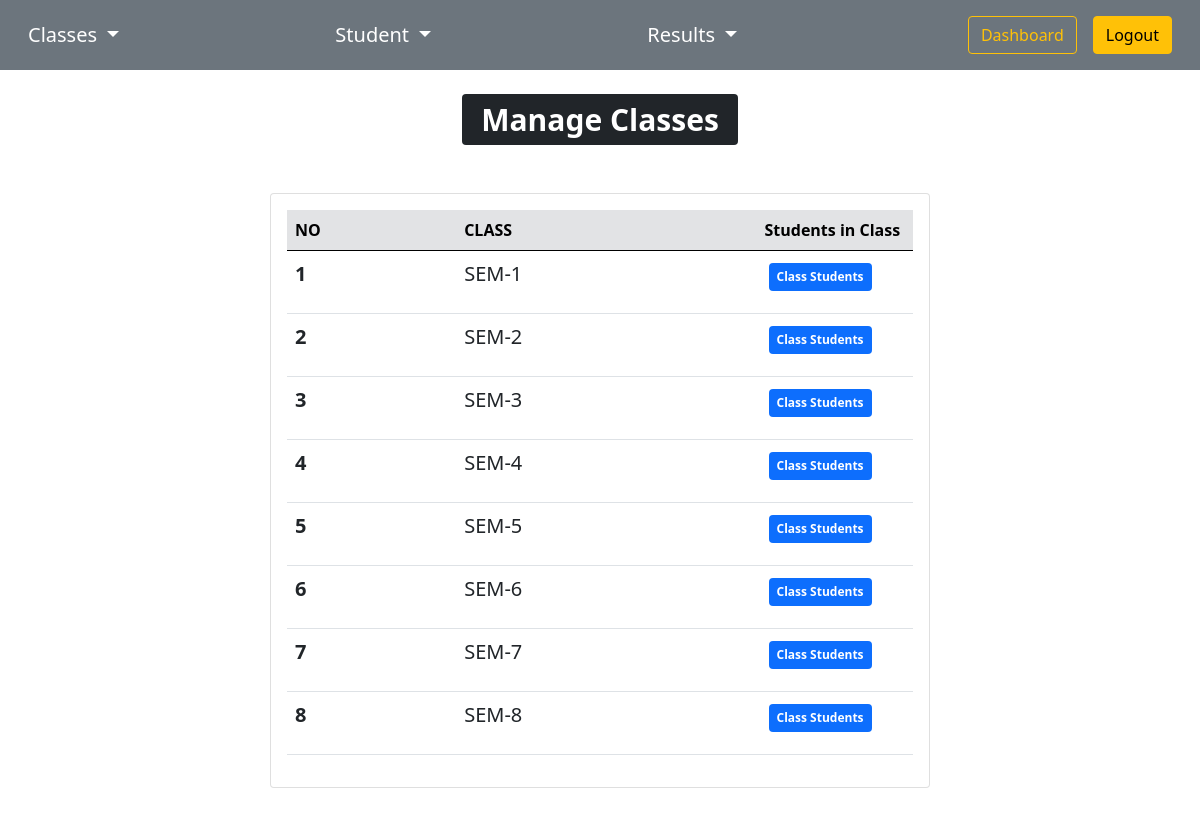
The page /manage_classes.php (signed in) on the database its author committed.
### tables this page shows
CREATE TABLE `class` (
  `name` varchar(30) NOT NULL,
  `id` int(3) NOT NULL
);

### manage_classes.php (the view, shortened to what this page needs)
<!doctype html>
<html lang="en">
<head>
    <link href="https://cdn.jsdelivr.net/npm/bootstrap@5.0.1/dist/css/bootstrap.min.css" rel="stylesheet">
</head>
<body>
    <center>
        <?php
        include('init.php');
        $sql = "SELECT `name`, `id` FROM `class`";
        $result = mysqli_query($conn, $sql);
        echo '<h1><span class="badge bg-dark m-4">Manage Classes</span></h1>';
        if (mysqli_num_rows($result) > 0) {
            echo '<div class="card mt-4 mb-5" style="width:55%;">
            <div class="card-body">';
            echo
            '<table class="table">
                <thead class="table-secondary">
                    <th>NO</th>
                    <th>CLASS</th>
                    <th style="width:25%;">Students in Class</th>
                </thead>';
            echo '<tbody>';
            while ($row = mysqli_fetch_array($result)) {
                echo "<tr>";
                echo "<td> <p class='fs-5'><b>" . $row['id'] . "</b></p></td>";
                echo "<td><p class='fs-5'>" . $row['name'] . "</p></td>";
                echo "<td><a href='student_list.php?cn=" . $row['name'] . "'><span class='badge bg-primary m-1 p-2'>Class Students</span></a></td>";
                echo "</tr>";
            }
            echo
            '</tbody>
            </table>
            </div>
            </div>';
        } else {
            echo "No Classes Available";
        }
        ?>
    </center>
</body>
</html>

### manage_classes.php (style rules this page uses)
body { background-image: url("Images/bg3.jpg"); background-repeat: no-repeat; background-size: 100% 100%; -webkit-background-size: cover; -moz-background-size: cover; -o-background-size: cover; background-size: cover; }

### rows shown on the page
class: id "1", name "SEM-1"
class: id "2", name "SEM-2"
class: id "3", name "SEM-3"
class: id "4", name "SEM-4"
class: id "5", name "SEM-5"
class: id "6", name "SEM-6"
class: id "7", name "SEM-7"
class: id "8", name "SEM-8"
